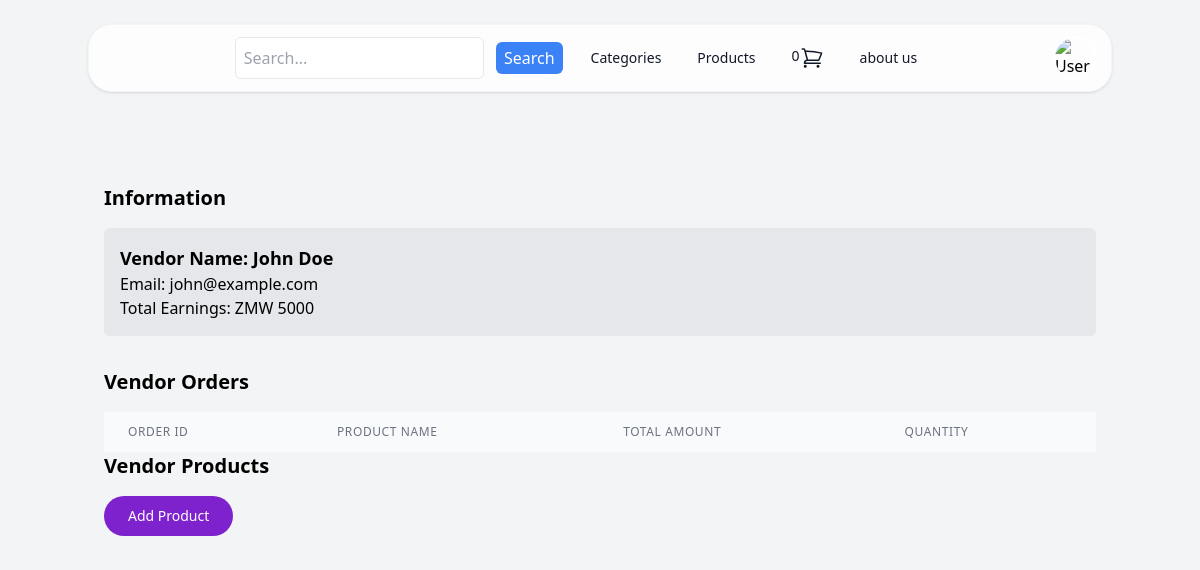
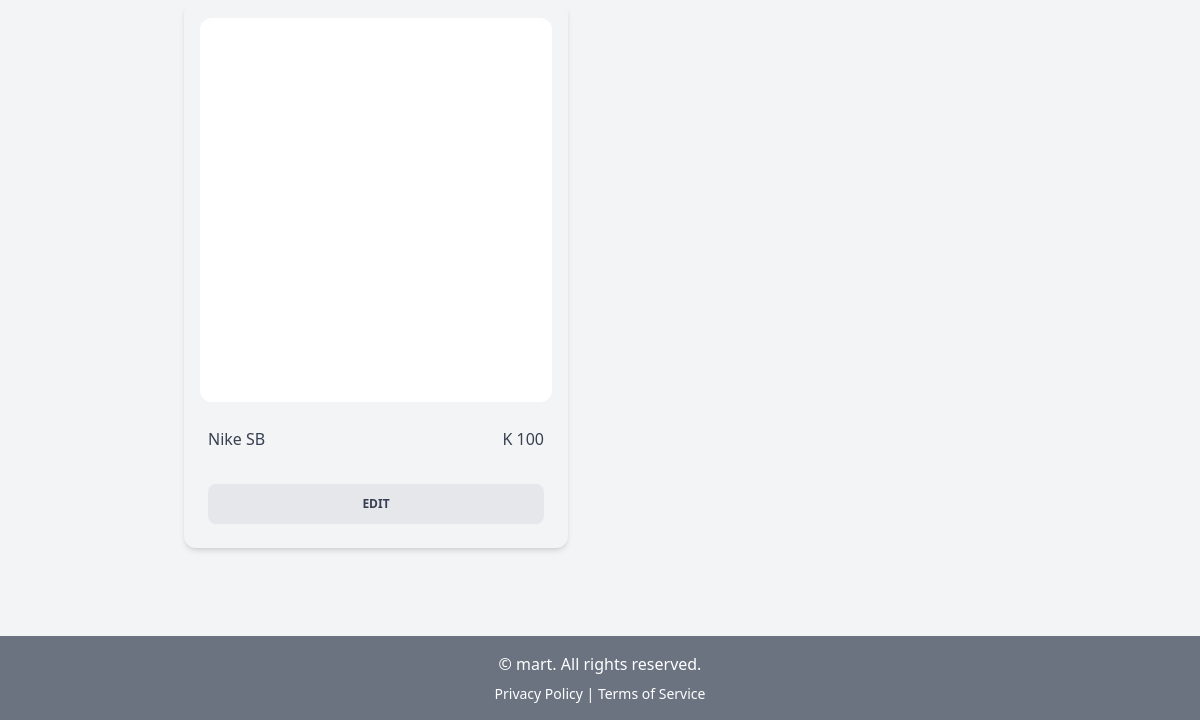
The app's page /mystore/ (signed in), older data (2 pictures, top to bottom).
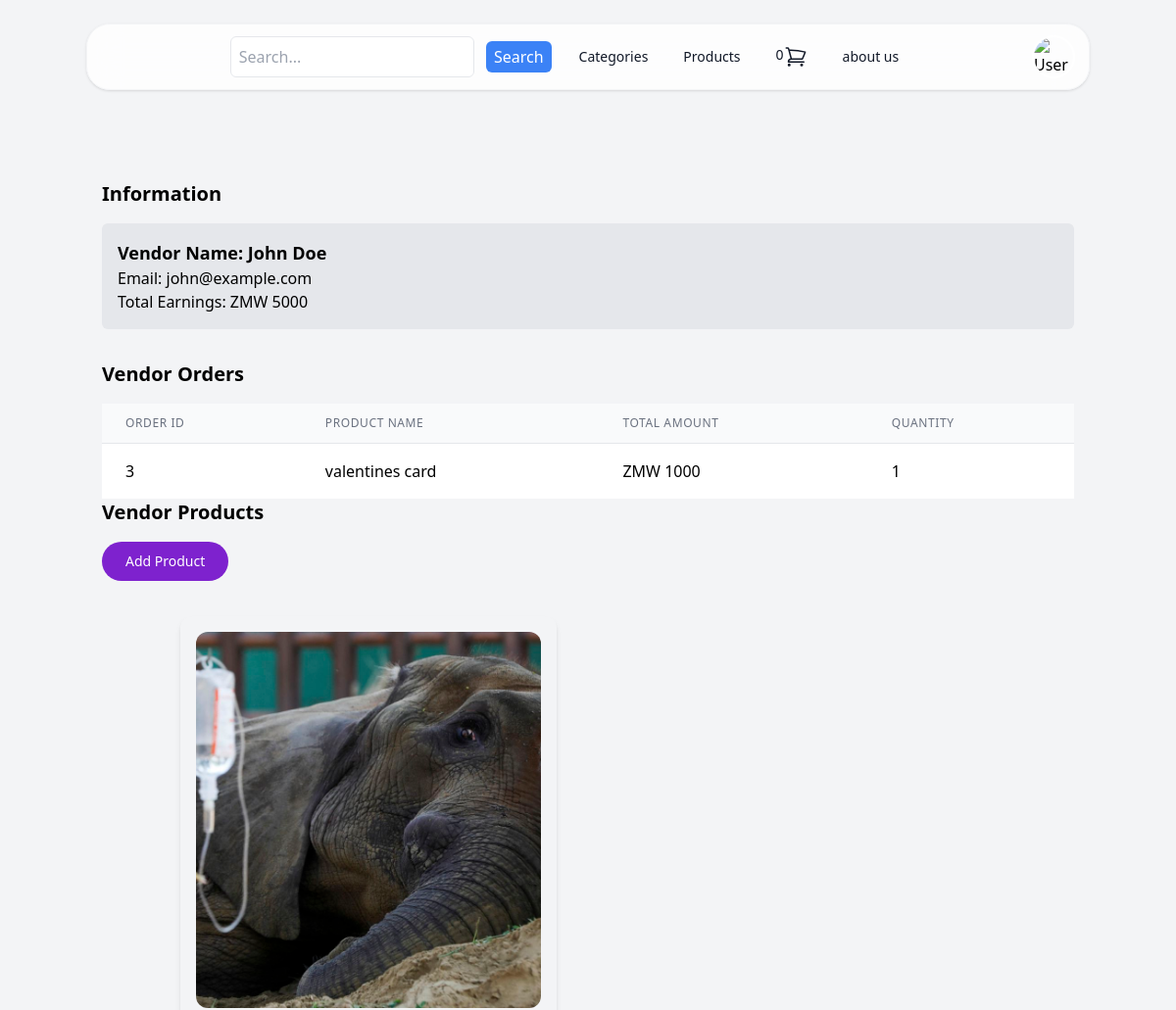
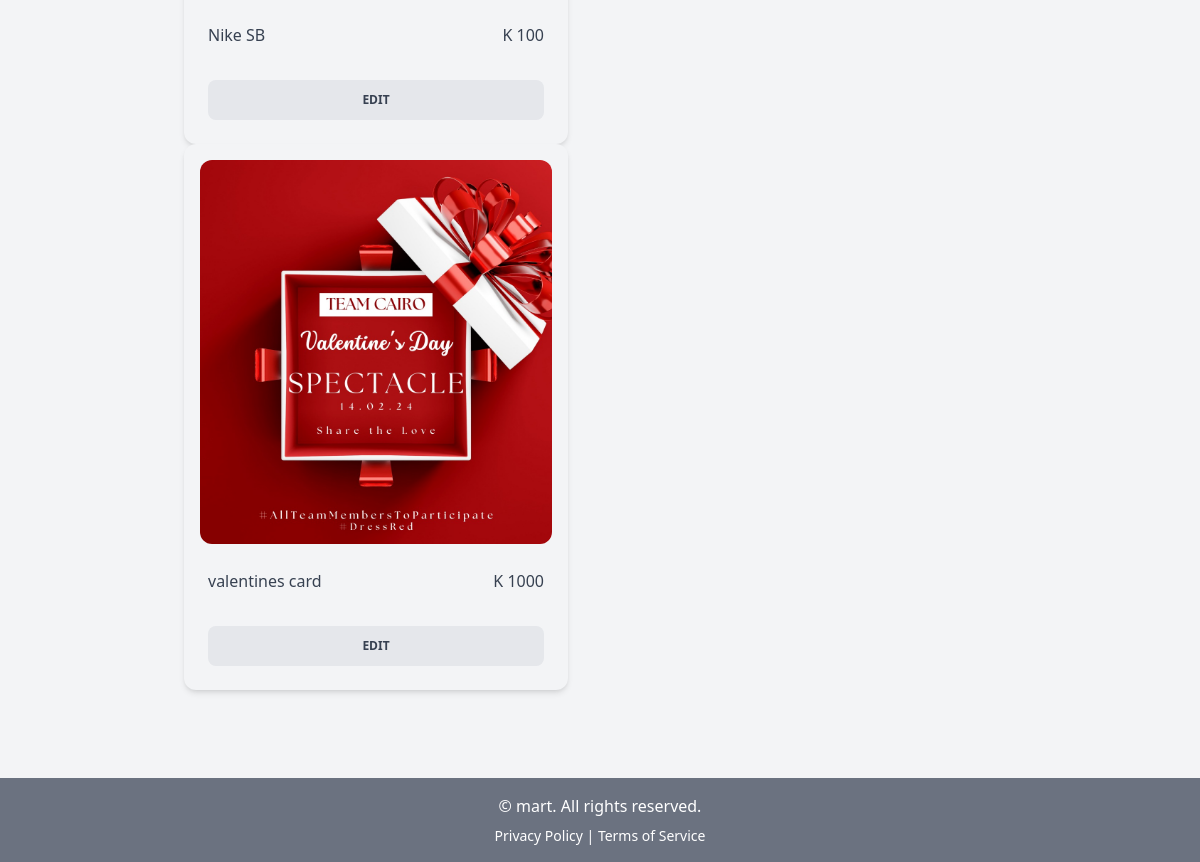
The same page, newer data (2 pictures, top to bottom).
### store/models.py (models this page shows, shortened)
class Product(models.Model):
    DRAFT = 'draft'
    WAITING_APPROVAL = 'awaitingapproval'
    ACTIVE = 'active'
    DELETED = 'deleted'
    STATUS_CHOICES = (
        (DRAFT, 'Draft'),
        (WAITING_APPROVAL,'Awaitng Approval'),
        (ACTIVE, 'Active'),
        (DELETED, 'Deleted'),
    )
    user = models.ForeignKey(User, related_name='products', on_delete=models.CASCADE)
    category = models.ForeignKey(Category, related_name='products', on_delete=models.CASCADE)
    title = models.CharField(max_length=50)
    slug = models.SlugField(max_length=50)
    description = models.TextField(blank=True)
    image = models.ImageField(upload_to='uploads/product_images', blank=True, null=True)
    thumbnails = models.ImageField(upload_to='uploads/product_images/thumbnails/', blank=True,null=True)
    price = models.IntegerField()
    created_at = models.DateTimeField(auto_now_add=True)
    update_at = models.DateTimeField(auto_now=True)
    status = models.CharField(max_length=50,choices=STATUS_CHOICES,default=ACTIVE)

class OrderItem(models.Model):
    order = models.ForeignKey(Order,related_name='items',on_delete=models.CASCADE)
    product = models.ForeignKey(Product,related_name='items',on_delete=models.CASCADE)
    price = models.IntegerField()
    quantity = models.IntegerField(default=1)

class Order(models.Model):
    first_name = models.CharField(max_length=255)
    last_name = models.CharField(max_length=255)
    address = models.CharField(max_length=255)
    town = models.CharField(max_length=255)
    phone_number = models.IntegerField()
    paid_amount = models.IntegerField(blank=True, null=True)
    is_paid = models.BooleanField(default=False)
    merchant_id = models.CharField(max_length=255)
    created_by = models.ForeignKey(User, related_name='orders', on_delete=models.SET_NULL, null=True)
    created_at = models.DateTimeField(auto_now_add=True)

### userprofile/views.py (the view)
# urls.py: path('mystore/',views.mystore,name='mystore'),
@login_required
def mystore(request):
    products = request.user.products.exclude(status=Product.DELETED)
    order_items = OrderItem.objects.filter(product__user=request.user)
    return render(request, 'userprofile/mystore.html',{'products':products,'order_items':order_items})

### store/cart.py (called while the page is built)
    def __len__(self):
        return sum(item['quantity'] for item in self.cart.values())

### store/context_processors.py (called while the page is built)
def cart(request):
    return {'cart':Cart(request)}

### store/templatetags/menu.py (called while the page is built)
@register.inclusion_tag('core/menu.html')
def menu():
    categories = Category.objects.all()
    return {'categories':categories}

### userprofile/templates/userprofile/mystore.html (shortened to what the changed rows need)
{% extends "core/base.html" %}
{% block content %}
<body class="bg-gray-100">
<main class="container mx-auto px-4 py-6">
    <section class="mb-8">
        <h2 class="text-xl font-bold mb-4">Information</h2>
    </section>
    <section>
        <h2 class="text-xl font-bold mb-4">Vendor Orders</h2>
        <table class="min-w-full divide-y divide-gray-200">
            <thead class="bg-gray-50">
                <tr>
                    <th class="px-6 py-3 text-left text-xs font-medium text-gray-500 uppercase tracking-wider">Order ID</th>
                    <th class="px-6 py-3 text-left text-xs font-medium text-gray-500 uppercase tracking-wider">Product Name</th>
                    <th class="px-6 py-3 text-left text-xs font-medium text-gray-500 uppercase tracking-wider">Total Amount</th>
                    <th class="px-6 py-3 text-left text-xs font-medium text-gray-500 uppercase tracking-wider">Quantity</th>
                </tr>
            </thead>
            <tbody class="bg-white divide-y divide-gray-200">
                {% for order_item in order_items  %}
                <tr>
                    <td class="px-6 py-4 whitespace-nowrap">{{order_item.order.id}}</td>
                    <td class="px-6 py-4 whitespace-nowrap"><a href='{% url "mystore-order-detail" order_item.order.id %}'>{{order_item.product.title}}</a></td>
                   <td class="px-6 py-4 whitespace-nowrap">ZMW {{order_item.price}}</td>
                    <td class="px-6 py-4 whitespace-nowrap">{{order_item.quantity}}</td>
                </tr>
                {% endfor %}
            </tbody>
        </table>
    </section>
    <section class="mb-8">
        <h2 class="text-xl font-bold mb-4">Vendor Products</h2>
        <div class="mt-5">
            {% if request.user.products.all %}
                {% for product in products %}
                    <div class="pl-20 flex grid-cols-3">
                        <div class="relative flex w-96 flex-col rounded-xl bg-gray-100 bg-clip-border text-gray-700 shadow-md">
                            <div class="relative mx-4 mt-4 h-96 overflow-hidden rounded-xl bg-white bg-clip-border text-gray-700">
                                {% if product.image %}
                                    <img src="{{ product.image.url }}" class="h-full w-full object-cover" alt="{Image of product.title}" />
                                {% endif %}
                            </div>
                            <div class="p-6">
                                <div class="mb-2 flex items-center justify-between">
                                    <p class="block font-sans text-base font-medium leading-relaxed text-blue-gray-900 antialiased">
                                        {{ product.title }}
                                    </p>
                                    <p class="block font-sans text-base font-medium leading-relaxed text-blue-gray-900 antialiased">
                                        K {{ product.price }}
                                    </p>
                                </div>
                            </div>
                            <div class="p-6 pt-0">
                                <a href="{% url "edit-product" product.id %}">
                                    <button class="block w-full select-none rounded-lg bg-gray-200 py-3 px-6 text-center align-middle font-sans text-xs font-bold uppercase text-blue-gray-900 transition-all hover:scale-105 focus:scale-105 focus:opacity-[0.85] active:scale-100 active:opacity-[0.85] disabled:pointer-events-none disabled:opacity-50 disabled:shadow-none" type="button">
                                        Edit
                                    </button>
                                </a>
                            </div>
                        </div>
                    </div>
                {% endfor %}
            {% else %}
                <h3 class="text-2xl">You currently don't have any products. Click the button at the top to add some products.</h3>
            {% endif %}
        </div>
    </section>
</main>
</body>
</html>
{% endblock content %}

Row changes from the older to the newer data that the page shows:
added OrderItem: order.id "3", product "valentines card", price "1000", quantity "1"
changed Product "Nike SB": image: picture added
added Product: image (picture), title "valentines card", price "1000"
